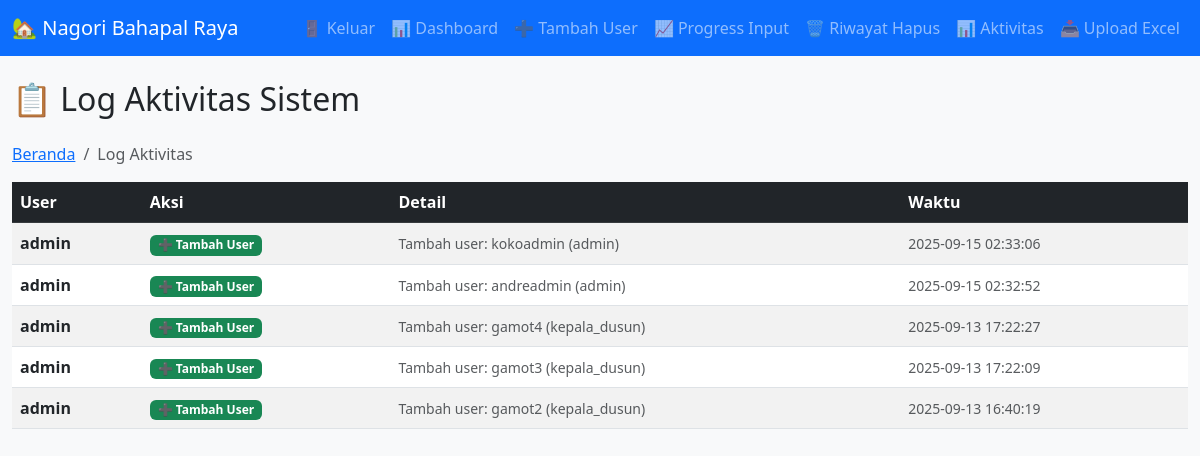
Page /log/aktivitas (signed in) on the committed database.
### tables this page shows
CREATE TABLE log_aktivitas (
        id INTEGER PRIMARY KEY AUTOINCREMENT,
        username TEXT NOT NULL,
        aksi TEXT NOT NULL,
        detail TEXT,
        timestamp DATETIME DEFAULT CURRENT_TIMESTAMP
    );

### app.py (the view)
@app.route('/log/aktivitas')
@login_required
def log_aktivitas():
    if current_user.role != 'admin':
        flash("Akses ditolak.", "danger")
        return redirect(url_for('index'))
    conn = get_db()
    cursor = conn.cursor()
    cursor.execute("""
        SELECT username, aksi, detail, timestamp
        FROM log_aktivitas
        ORDER BY timestamp DESC
        LIMIT 200
    """)
    logs = cursor.fetchall()
    conn.close()
    return render_template('log_aktivitas.html', logs=logs)

### app.py (called while the page is built)
def get_db():
    conn = sqlite3.connect('desa.db')
    conn.row_factory = sqlite3.Row
    return conn

@login_manager.user_loader
def load_user(user_id):
    return users.get(user_id)

### templates/log_aktivitas.html
{% extends "base.html" %}
{% block content %}
<div class="container-fluid">
    <h2 class="mb-4">📋 Log Aktivitas Sistem</h2>
    <nav aria-label="breadcrumb">
        <ol class="breadcrumb">
            <li class="breadcrumb-item"><a href="/">Beranda</a></li>
            <li class="breadcrumb-item active" aria-current="page">Log Aktivitas</li>
        </ol>
    </nav>
    {% if logs %}
    <div class="table-responsive">
        <table class="table table-striped table-hover align-middle">
            <thead class="table-dark">
                <tr>
                    <th>User</th>
                    <th>Aksi</th>
                    <th>Detail</th>
                    <th>Waktu</th>
                </tr>
            </thead>
            <tbody>
                {% for log in logs %}
                <tr>
                    <td><strong>{{ log.username }}</strong></td>
                    <td>
                        {% if log.aksi == 'LOGIN' %}
                        <span class="badge bg-info text-white">🔐 Login</span>
                        {% elif log.aksi == 'TAMBAH_USER' %}
                        <span class="badge bg-success">➕ Tambah User</span>
                        {% elif log.aksi == 'HAPUS_DATA' %}
                        <span class="badge bg-danger">🗑️ Hapus Data</span>
                        {% elif log.aksi == 'EDIT_DATA' %}
                        <span class="badge bg-warning text-dark">✏️ Edit Data</span>
                        {% elif log.aksi == 'UPLOAD_EXCEL' %}
                        <span class="badge bg-primary">📥 Upload Excel</span>
                        {% else %}
                        <span class="badge bg-secondary">{{ log.aksi }}</span>
                        {% endif %}
                    </td>
                    <td><small class="text-muted">{{ log.detail }}</small></td>
                    <td><small class="text-muted">{{ log.timestamp }}</small></td>
                </tr>
                {% endfor %}
            </tbody>
        </table>
    </div>
    {% else %}
    <div class="alert alert-info text-center py-4">
        <i class="bi bi-journal-text" style="font-size: 2rem;"></i>
        <p class="mb-0 mt-2"><strong>Belum ada aktivitas yang dicatat.</strong></p>
    </div>
    {% endif %}
</div>
{% endblock %}

### templates/base.html (style rules this page uses)
body { padding-bottom: 70px; }

### rows in the picture
log_aktivitas: username "admin", aksi "➕ Tambah User", detail "Tambah user: kokoadmin (admin)", timestamp "2025-09-15 02:33:06"
log_aktivitas: username "admin", aksi "➕ Tambah User", detail "Tambah user: andreadmin (admin)", timestamp "2025-09-15 02:32:52"
log_aktivitas: username "admin", aksi "➕ Tambah User", detail "Tambah user: gamot4 (kepala_dusun)", timestamp "2025-09-13 17:22:27"
log_aktivitas: username "admin", aksi "➕ Tambah User", detail "Tambah user: gamot3 (kepala_dusun)", timestamp "2025-09-13 17:22:09"
log_aktivitas: username "admin", aksi "➕ Tambah User", detail "Tambah user: gamot2 (kepala_dusun)", timestamp "2025-09-13 16:40:19"
